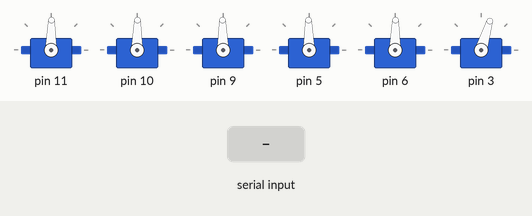
Recording of a sketch running on a simulated Arduino Uno, built with avr-gcc and run on an emulated ATmega328P. Shown: 6 × servo. The test bench sets the inputs (shaded band).

Above: at 9.0 s.
9.1 s: "b\n" received over Serial
At 10.56 s:
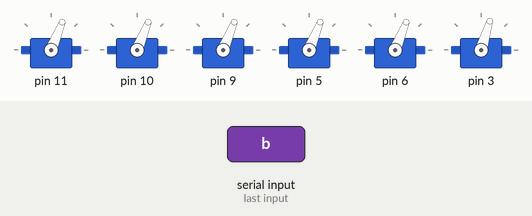
At 12.5 s:
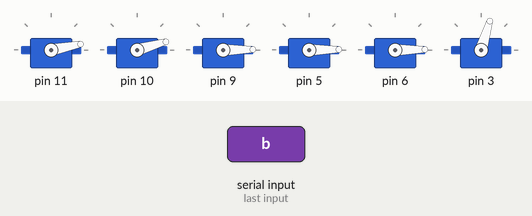
Timing chart, 0 to 14.0 s (numbered marks = the images above; inputs shaded):
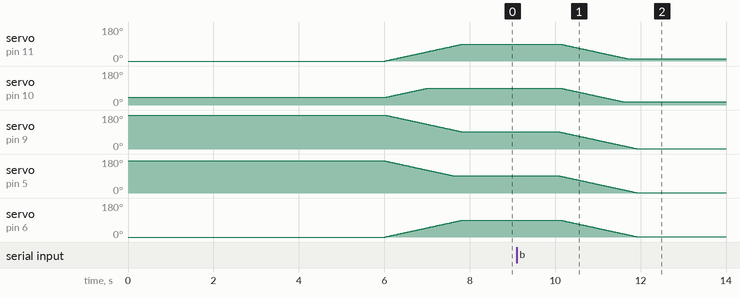

The sketch:

robot_arm.ino
```cpp
#include <Braccio.h>
#include <Servo.h>
///#include <Serial.h>

Servo base;
Servo shoulder;
Servo elbow;
Servo wrist_rot;
Servo wrist_ver;
Servo gripper;

// Five arm components x 2 (name + rotation value), +1 for end char? Not sure.
char buffer[11];

void setup() {
  //Initialization functions and set up the initial position for Braccio
  //All the servo motors will be positioned in the "safety" position:
  //Base (M1):90 degrees
  //Shoulder (M2): 45 degrees
  //Elbow (M3): 180 degrees
  //Wrist vertical (M4): 180 degrees
  //Wrist rotation (M5): 90 degrees
  //gripper (M6): 10 degrees
  Braccio.begin();
  Serial.begin(9600);
  //Wait for it to connect
  while (!Serial)
  {;}

  /*
  Step Delay: a milliseconds delay between the movement of each servo.  Allowed values from 10 to 30 msec.
  M1=base degrees. Allowed values from 0 to 180 degrees
  M2=shoulder degrees. Allowed values from 15 to 165 degrees
  M3=elbow degrees. Allowed values from 0 to 180 degrees
  M4=wrist vertical degrees. Allowed values from 0 to 180 degrees
  M5=wrist rotation degrees. Allowed values from 0 to 180 degrees
  M6=gripper degrees. Allowed values from 10 to 73 degrees. 10: the toungue is open, 73: the gripper is closed.
  */
  // the arm is aligned upwards  and the gripper is closed
                        //(step delay, M1, M2, M3, M4, M5, M6);
  Braccio.ServoMovement(20,         90, 90, 90, 90, 90,  73);
}

void loop() {

  if(Serial.available() > 0)
  {
    // This is block so not great
    //Termination char is \r
    Serial.readBytesUntil('\r', buffer, 10);
  }

  //Should be getting base
  if (buffer[0] == 'b')
  {
    Braccio.ServoMovement(20, buffer[1], buffer[3], buffer[5], buffer[7], buffer[9], 73);
  }
  else
  {
    for (int i = 0; i < 11; ++i)
    {
      buffer[i] = '\0';
    }
  }

}
```

Measured:
- after the input at 9.1 s, servo on pin 9, servo on pin 5: moves from 91° to 1° over 1.8 s, starting after 1.0 s
